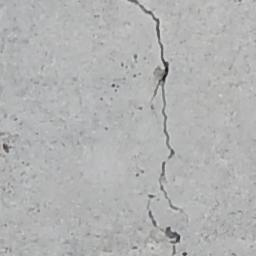
#> input picture crack image/crack image 1.jpg, 256 x 256 px, found by its file name
$ jupyter execute 'wall crack detection.ipynb'   (shell and % lines are left out)
#> lines starting #> are read from the running program, lines starting #| are printed output that depends on the picture; after the words box and inside, x2 and y2 are one past the last pixel; in counts of white or black regions, pixels touching at a corner belong together
[cell 1]
# ============================================================
# MUNICIPAL WALL CRACK DETECTION (UPLOAD YOUR OWN IMAGES)
# OpenCV Segmentation + Density + Classification
# Google Colab Ready
# ============================================================

# Install required libraries (if needed in Colab)

import cv2
import numpy as np
import matplotlib.pyplot as plt
import os

# ============================================================
# STEP 1: Upload Images (Colab Upload Option)
# ============================================================

from google.colab import files

print("Please upload one or multiple wall surface images...")
uploaded = files.upload()
#> the answer given: crack image 1.jpg

image_paths = list(uploaded.keys())

# ============================================================
# STEP 2: Crack Detection Function
# ============================================================

def detect_cracks(image_path):
#> called with image_path = 'crack image 1.jpg'
    img = cv2.imread(image_path)
#> img is the input picture: shape (256, 256, 3); mean B, G, R 178.4, 178.4, 177.8
    original = img.copy()

    # Convert to grayscale
    gray = cv2.cvtColor(img, cv2.COLOR_BGR2GRAY)

    # Noise reduction
    blurred = cv2.GaussianBlur(gray, (5,5), 0)

    # Adaptive thresholding
    thresh = cv2.adaptiveThreshold(
        blurred,
        255,
        cv2.ADAPTIVE_THRESH_GAUSSIAN_C,
        cv2.THRESH_BINARY_INV,
        11,
        2
    )
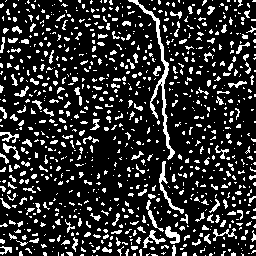
#> thresh: shape (256, 256); 18.4% white in thin lines or dots

    # Morphological cleaning
    kernel = np.ones((3,3), np.uint8)
    cleaned = cv2.morphologyEx(thresh, cv2.MORPH_CLOSE, kernel, iterations=2)
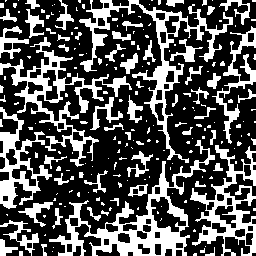
#> cleaned: shape (256, 256); 32.6% white; 211 white regions (146 under 20 px), largest, box (x1, y1, x2, y2) and area: (49, 140, 215, 256) 3863, (79, 0, 233, 163) 3198, (0, 37, 132, 167) 2923

    # Crack density calculation
    crack_pixels = np.sum(cleaned == 255)
#> crack_pixels = 21390
    total_pixels = cleaned.size
#> total_pixels = 65536
    crack_density = (crack_pixels / total_pixels) * 100
#> crack_density = 32.64

    return original, cleaned, crack_density


# ============================================================
# STEP 3: Damage Classification
# ============================================================

def classify_damage(density):
    if density < 1:
        return "No Damage"
    elif 1 <= density < 3:
        return "Minor Damage"
    else:
        return "Major Damage"


# ============================================================
# STEP 4: Process Uploaded Images
# ============================================================

results = []

for path in image_paths:
    original, mask, density = detect_cracks(path)
#> density = 32.64
    severity = classify_damage(density)
#> severity = 'Major Damage'

    results.append({
        "Image": path,
        "Crack Density (%)": round(density, 2),
        "Damage Level": severity
    })

    # Display results
    plt.figure(figsize=(12,5))

    plt.subplot(1,2,1)
    plt.imshow(cv2.cvtColor(original, cv2.COLOR_BGR2RGB))
    plt.title("Original Image")
    plt.axis("off")

    plt.subplot(1,2,2)
    plt.imshow(mask, cmap='gray')
    plt.title(f"Detected Cracks\nDensity: {density:.2f}%\n{severity}")
    plt.axis("off")

    plt.show()
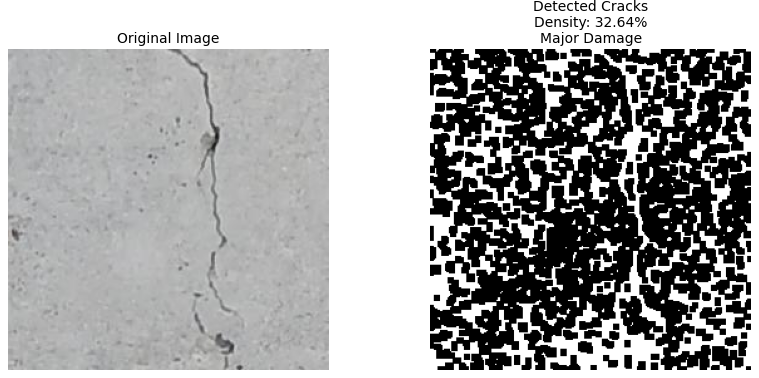
#> figure drawn by matplotlib, 2 panels


# ============================================================
# STEP 5: Summary Report
# ============================================================

print("\n========================================")
print("STRUCTURAL DAMAGE REPORT")
print("========================================")

for r in results:
    print(f"\nImage: {r['Image']}")
    print(f"Crack Density (%): {r['Crack Density (%)']}")
    print(f"Damage Level: {r['Damage Level']}")
#> this loop made 1 pass
#| Image: crack image 1.jpg
#| Crack Density (%): 32.64
#| Damage Level: Major Damage

# ============================================================
# END
# ============================================================

$ run again, on crack image/crack image 3.jpg
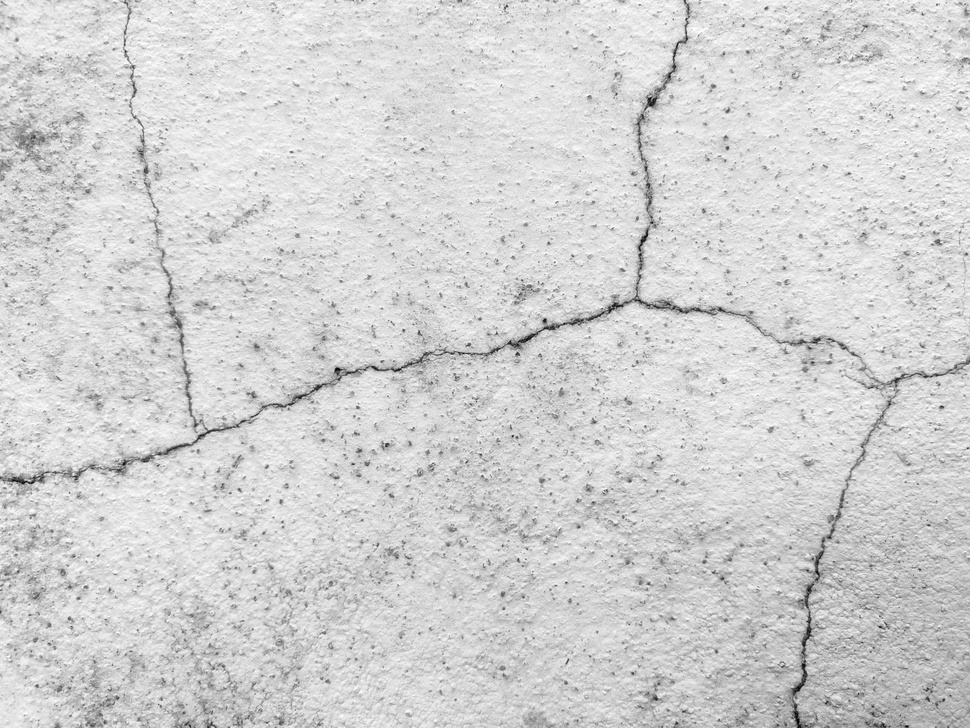
#> input picture crack image/crack image 3.jpg, 970 x 728 px, shrunk from 2613 x 1960 before the run, found by its file name
#> in detect_cracks, img is the input picture: shape (728, 970, 3); min 0, max 255, mean 210.7
#> in detect_cracks, `thresh = cv2.adaptiveThreshold( blurred, 255, cv2.ADAPTIVE_THRESH_GAUS..`:
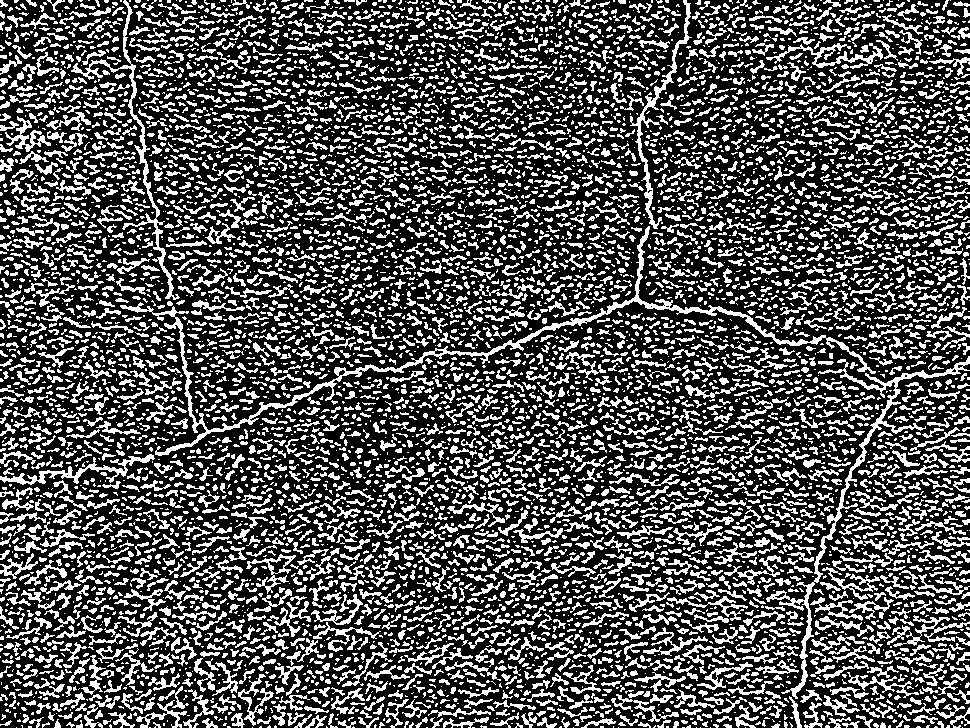
#> thresh: shape (728, 970); 31.8% white in thin lines or dots
#> cleaned: shape (728, 970); 66.5% white; 2826 black regions (31 under 20 px), largest, box (x1, y1, x2, y2) and area: (347, 412, 428, 474) 1624, (194, 129, 264, 188) 1097, (777, 144, 830, 195) 941
#> crack_pixels = 469800
#> crack_density = 66.53
#> severity = 'Major Damage'
#> `plt.show()`:
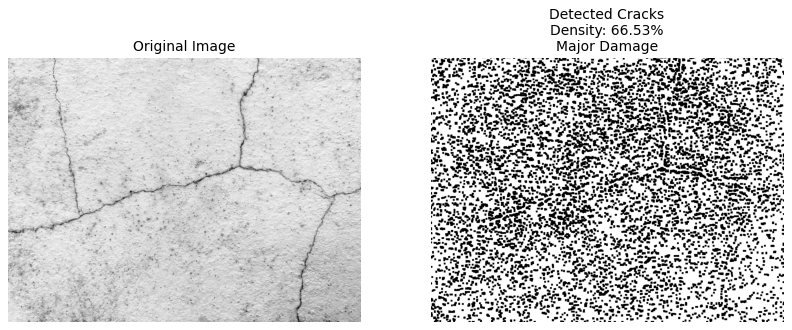
#> figure drawn by matplotlib, 2 panels
#> the loop `for r in results:` made 1 pass
#| Image: crack image 3.jpg
#| Crack Density (%): 66.53
#| Damage Level: Major Damage
